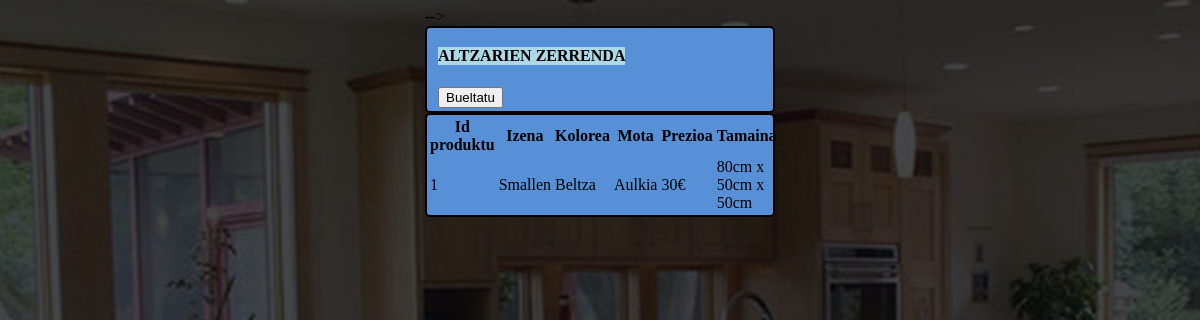
The app's page /app/altzerrikusi.php, older data.
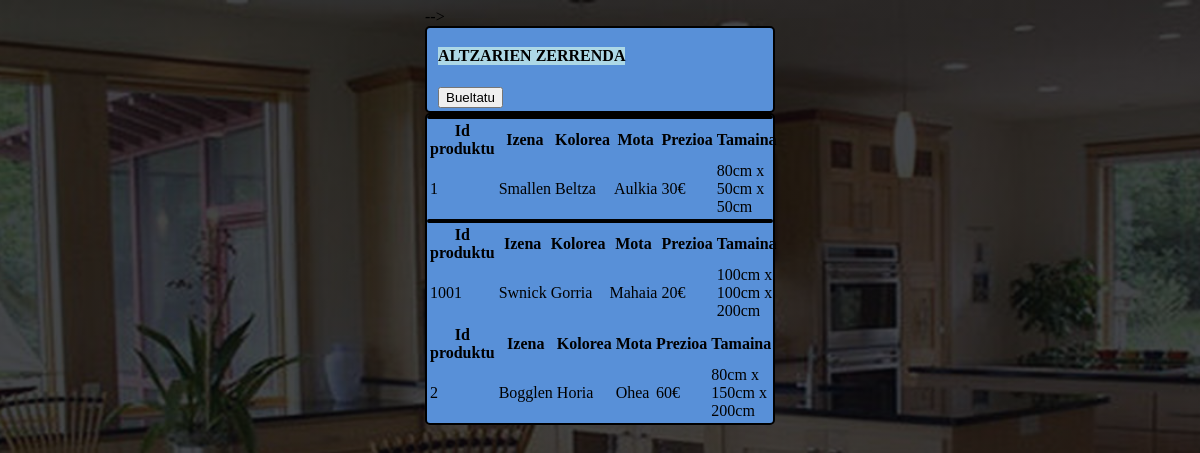
The same page, newer data.
### tables this page shows
CREATE TABLE `Altzariak` (
`IdProduktu` varchar(30) NOT NULL,
`Izena` varchar(30) NOT NULL,
`Kolorea` varchar(30) NOT NULL,
`Mota` varchar(30) NOT NULL,
`Prezioa` varchar(10) NOT NULL,
`Tamaina` varchar(30) NOT NULL
);

### app/altzerrikusi.php (the view, shortened to what this page needs)
<!DOCTYPE html>
<html lang="en">
<head>
    <link rel="stylesheet" href="styles.css">
</head>
<div class="content">-->
<body background="banner.jpg">
    <div class="inputak">
        <table>
            <tr>
                <td>&nbsp;</td>
                <td><p style="background-color: lightblue"><strong> ALTZARIEN ZERRENDA </strong></p></td>
                <td>&nbsp;</td>
            </tr>
            <tr>
                <form name="erabAukerak" class="inputak" action="erabileremu.php" method="POST">
                    <tr>
                        <td>&nbsp;</td>
                        <td><input id="bueltatuButton" type="button" name="bueltatuButton" value="Bueltatu" title="Sakatu hemen erabiltzaile eremura bueltatzeko." onclick="location.href='erabileremu.php'"/></td>
                    </tr>
                </form>
                </tr>
        </table>
    </div>
    <?php
                $db = new mysqli("db", "admin", "test", "database");
                $sql = "SELECT * FROM Altzariak";
                $stmt = $db->prepare($sql);
                $stmt->execute();
                $resultSet = $stmt->get_result();
                $altzariak = $resultSet->fetch_all();
                foreach($altzariak as $altzari) {
    ?>
    <div class="php">
        <table id = "altzariTabala" class = "table-striped table-bordered" style = "width:100%">
            <thead class = "text-center">
		        <th>Id produktu </th>
		        <th>Izena</th>
		        <th>Kolorea</th>
		        <th>Mota</th>
		        <th>Prezioa</th>
                <th>Tamaina</th>
	        </thead>
            <tbody>
                <tr>
                    <td><?php echo $altzari[0]?></td>
                    <td><?php echo $altzari[1]?></td>
                    <td><?php echo $altzari[2]?></td>
                    <td><?php echo $altzari[3]?></td>
                    <td><?php echo $altzari[4]?></td>
                    <td><?php echo $altzari[5]?></td>
                </tr>
                <?php } ?>
            </tbody>
        </table>
    </div>
</body>
</html>

Row changes from the older to the newer data that the page shows:
added altzariak: IdProduktu "1001", Izena "Swnick", Kolorea "Gorria", Mota "Mahaia", Prezioa "20€", Tamaina "100cm x 100cm x 200cm"
added altzariak: IdProduktu "2", Izena "Bogglen", Kolorea "Horia", Mota "Ohea", Prezioa "60€", Tamaina "80cm x 150cm x 200cm"
